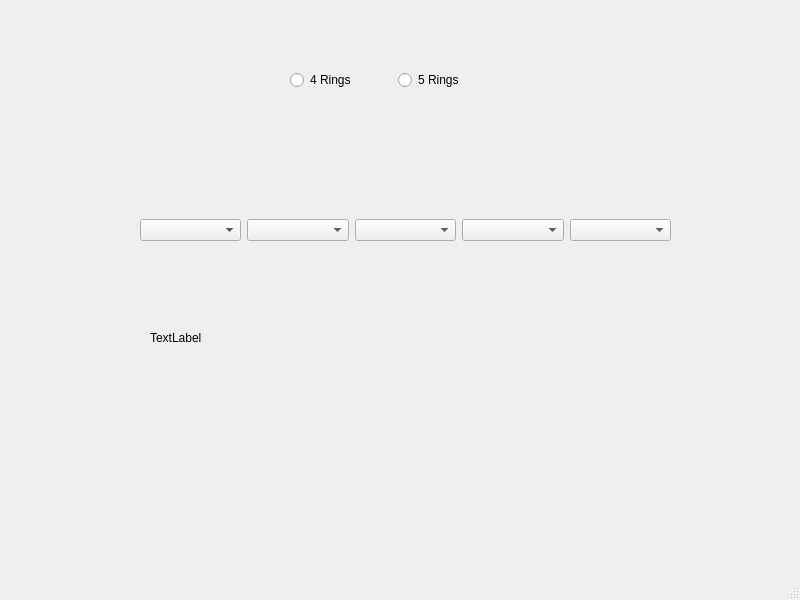
<?xml version="1.0" encoding="UTF-8"?>
<ui version="4.0">
 <class>MainWindow</class>
 <widget class="QMainWindow" name="MainWindow">
  <property name="geometry">
   <rect>
    <x>0</x>
    <y>0</y>
    <width>800</width>
    <height>600</height>
   </rect>
  </property>
  <property name="windowTitle">
   <string>MainWindow</string>
  </property>
  <widget class="QWidget" name="centralwidget">
   <widget class="QWidget" name="horizontalLayoutWidget">
    <property name="geometry">
     <rect>
      <x>140</x>
      <y>190</y>
      <width>531</width>
      <height>80</height>
     </rect>
    </property>
    <layout class="QHBoxLayout" name="horizontalLayout">
     <item>
      <widget class="QComboBox" name="comboDig_1"/>
     </item>
     <item>
      <widget class="QComboBox" name="comboDig_2"/>
     </item>
     <item>
      <widget class="QComboBox" name="comboDig_3"/>
     </item>
     <item>
      <widget class="QComboBox" name="comboMultiplier"/>
     </item>
     <item>
      <widget class="QComboBox" name="comboTolerance"/>
     </item>
    </layout>
   </widget>
   <widget class="QWidget" name="horizontalLayoutWidget_2">
    <property name="geometry">
     <rect>
      <x>290</x>
      <y>40</y>
      <width>209</width>
      <height>80</height>
     </rect>
    </property>
    <layout class="QHBoxLayout" name="horizontalLayout_2">
     <item>
      <widget class="QRadioButton" name="radioFour">
       <property name="text">
        <string>4 Rings</string>
       </property>
      </widget>
     </item>
     <item>
      <widget class="QRadioButton" name="radioFive">
       <property name="text">
        <string>5 Rings</string>
       </property>
      </widget>
     </item>
    </layout>
   </widget>
   <widget class="QLabel" name="label">
    <property name="geometry">
     <rect>
      <x>150</x>
      <y>330</y>
      <width>58</width>
      <height>16</height>
     </rect>
    </property>
    <property name="text">
     <string>TextLabel</string>
    </property>
   </widget>
  </widget>
  <widget class="QMenuBar" name="menubar">
   <property name="geometry">
    <rect>
     <x>0</x>
     <y>0</y>
     <width>800</width>
     <height>33</height>
    </rect>
   </property>
  </widget>
  <widget class="QStatusBar" name="statusbar"/>
 </widget>
 <resources/>
 <connections/>
</ui>
